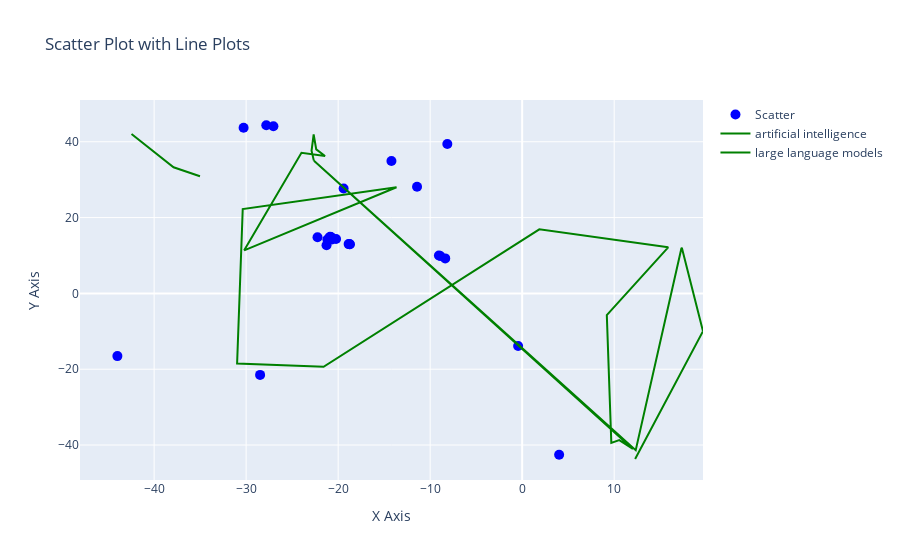

Write notebook code for a chart like this one.
### Code cell
import plotly.graph_objs as go
import plotly.express as px

scatter = go.Scatter(
    x=background_df_masked['x'].values,
    y=background_df_masked['y'].values,
    mode='markers',
    marker=dict(size=10, color='blue'),
    name='Scatter',
    text=background_df_masked['word'],  # Add the words as hover text
    hoverinfo='text'  # Display only the hover text
)

plotly_trajectories = []

for word in highlighted_words:

    traj = trajectories_df[trajectories_df['word'] == word].reset_index(drop=True)

    line = go.Scatter(
        x=traj['x'],
        y=traj['y'],
        mode='lines',
        line=dict(color='green'),
        name=word,
        text=[f'{word} ({year})' for year in traj['year']],
        hoverinfo="text"
    )
    plotly_trajectories += [line]

# Combine the scatter plot and line plots into a single figure
fig = go.Figure(data=[scatter] + plotly_trajectories)

# Update layout for better visibility
fig.update_layout(
    title="Scatter Plot with Line Plots",
    xaxis_title="X Axis",
    yaxis_title="Y Axis"
)

fig.show()

### Figure 1 — Plotly figure (JSON) as saved in the notebook; plotly's stock layout.template omitted (floating-point values rounded to 4 significant figures)
{"data": [{"hoverinfo": "text", "marker": {"color": "blue", "size": 10}, "mode": "markers", "name": "Scatter", "text": ["infections", "bots", "viral dynamics", "brazil", "europe", "vaccine hesitancy", "temporal trends", "age-specific", "italy", "covid-19 pandemic", "lockdowns", "tuberculosis", "hospitalization", "transmission dynamics", "lockdown measures", "quarantine", "monkeypox", "sars-cov-2", "follow-up analysis", "wastewater", "india", "infection", "compartmental models", "vaccination", "treatment", "impact assessment", "epidemic model", "mutations"], "type": "scatter", "x": [-43.99, -30.28, -28.48, -27.81, -27.04, -22.24, -21.26, -21.17, -20.94, -20.88, -20.83, -20.79, -20.77, -20.72, -20.68, -20.23, -19.41, -18.86, -18.76, -18.72, -14.21, -11.43, -9.047, -8.907, -8.364, -8.134, -0.4404, 4.016], "y": [-16.54, 43.69, -21.5, 44.36, 44.1, 14.82, 12.69, 14.2, 14.65, 14.95, 14.3, 14.89, 14.37, 14.7, 14.22, 14.35, 27.69, 13.0, 12.97, 12.96, 34.94, 28.13, 10.0, 9.855, 9.238, 39.42, -13.86, -42.56]}, {"hoverinfo": "text", "line": {"color": "green"}, "mode": "lines", "name": "artificial intelligence", "text": ["artificial intelligence (1985)", "artificial intelligence (1998)", "artificial intelligence (1999)", "artificial intelligence (2000)", "artificial intelligence (2003)", "artificial intelligence (2004)", "artificial intelligence (2006)", "artificial intelligence (2007)", "artificial intelligence (2008)", "artificial intelligence (2009)", "artificial intelligence (2010)", "artificial intelligence (2011)", "artificial intelligence (2012)", "artificial intelligence (2013)", "artificial intelligence (2014)", "artificial intelligence (2015)", "artificial intelligence (2016)", "artificial intelligence (2017)", "artificial intelligence (2018)", "artificial intelligence (2019)", "artificial intelligence (2020)", "artificial intelligence (2021)", "artificial intelligence (2022)", "artificial intelligence (2023)"], "type": "scatter", "x": [12.28, 19.65, 17.35, 17.3, 12.34, -22.63, 12.03, 10.55, 9.687, 9.198, 15.87, 1.864, -21.58, -30.98, -30.37, -13.66, -30.21, -23.99, -21.43, -22.38, -22.66, -22.89, -22.64, -22.63], "y": [-43.69, -9.971, 12.01, 11.85, -41.35, 34.97, -41.04, -38.69, -39.44, -5.723, 12.15, 16.91, -19.36, -18.52, 22.27, 28.01, 11.35, 37.1, 36.26, 38.0, 41.92, 37.63, 35.03, 35.01]}, {"hoverinfo": "text", "line": {"color": "green"}, "mode": "lines", "name": "machine learning", "text": [], "type": "scatter", "x": [], "y": []}, {"hoverinfo": "text", "line": {"color": "green"}, "mode": "lines", "name": "deep learning", "text": [], "type": "scatter", "x": [], "y": []}, {"hoverinfo": "text", "line": {"color": "green"}, "mode": "lines", "name": "natural language processing", "text": [], "type": "scatter", "x": [], "y": []}, {"hoverinfo": "text", "line": {"color": "green"}, "mode": "lines", "name": "nlp", "text": [], "type": "scatter", "x": [], "y": []}, {"hoverinfo": "text", "line": {"color": "green"}, "mode": "lines", "name": "optimization", "text": [], "type": "scatter", "x": [], "y": []}, {"hoverinfo": "text", "line": {"color": "green"}, "mode": "lines", "name": "large language models", "text": ["large language models (2021)", "large language models (2022)", "large language models (2023)"], "type": "scatter", "x": [-35.02, -37.89, -42.46], "y": [30.92, 33.27, 42.03]}, {"hoverinfo": "text", "line": {"color": "green"}, "mode": "lines", "name": "llm", "text": [], "type": "scatter", "x": [], "y": []}, {"hoverinfo": "text", "line": {"color": "green"}, "mode": "lines", "name": "language model", "text": [], "type": "scatter", "x": [], "y": []}, {"hoverinfo": "text", "line": {"color": "green"}, "mode": "lines", "name": "attention", "text": [], "type": "scatter", "x": [], "y": []}, {"hoverinfo": "text", "line": {"color": "green"}, "mode": "lines", "name": "neural networks", "text": [], "type": "scatter", "x": [], "y": []}, {"hoverinfo": "text", "line": {"color": "green"}, "mode": "lines", "name": "transformer", "text": [], "type": "scatter", "x": [], "y": []}, {"hoverinfo": "text", "line": {"color": "green"}, "mode": "lines", "name": "transformers", "text": [], "type": "scatter", "x": [], "y": []}, {"hoverinfo": "text", "line": {"color": "green"}, "mode": "lines", "name": "bias", "text": [], "type": "scatter", "x": [], "y": []}, {"hoverinfo": "text", "line": {"color": "green"}, "mode": "lines", "name": "covid", "text": [], "type": "scatter", "x": [], "y": []}, {"hoverinfo": "text", "line": {"color": "green"}, "mode": "lines", "name": "covid-19", "text": [], "type": "scatter", "x": [], "y": []}, {"hoverinfo": "text", "line": {"color": "green"}, "mode": "lines", "name": "sars-cov-2", "text": [], "type": "scatter", "x": [], "y": []}, {"hoverinfo": "text", "line": {"color": "green"}, "mode": "lines", "name": "quantum computing", "text": [], "type": "scatter", "x": [], "y": []}, {"hoverinfo": "text", "line": {"color": "green"}, "mode": "lines", "name": "quantum", "text": [], "type": "scatter", "x": [], "y": []}, {"hoverinfo": "text", "line": {"color": "green"}, "mode": "lines", "name": "gravitational waves", "text": [], "type": "scatter", "x": [], "y": []}, {"hoverinfo": "text", "line": {"color": "green"}, "mode": "lines", "name": "decision making", "text": [], "type": "scatter", "x": [], "y": []}, {"hoverinfo": "text", "line": {"color": "green"}, "mode": "lines", "name": "decision", "text": [], "type": "scatter", "x": [], "y": []}], "layout": {"autosize": true, "title": {"text": "Scatter Plot with Line Plots"}, "xaxis": {"autorange": true, "range": [-47.88, 19.65], "title": {"text": "X Axis"}, "type": "linear"}, "yaxis": {"autorange": true, "range": [-51.43, 53.23], "title": {"text": "Y Axis"}, "type": "linear"}}}
